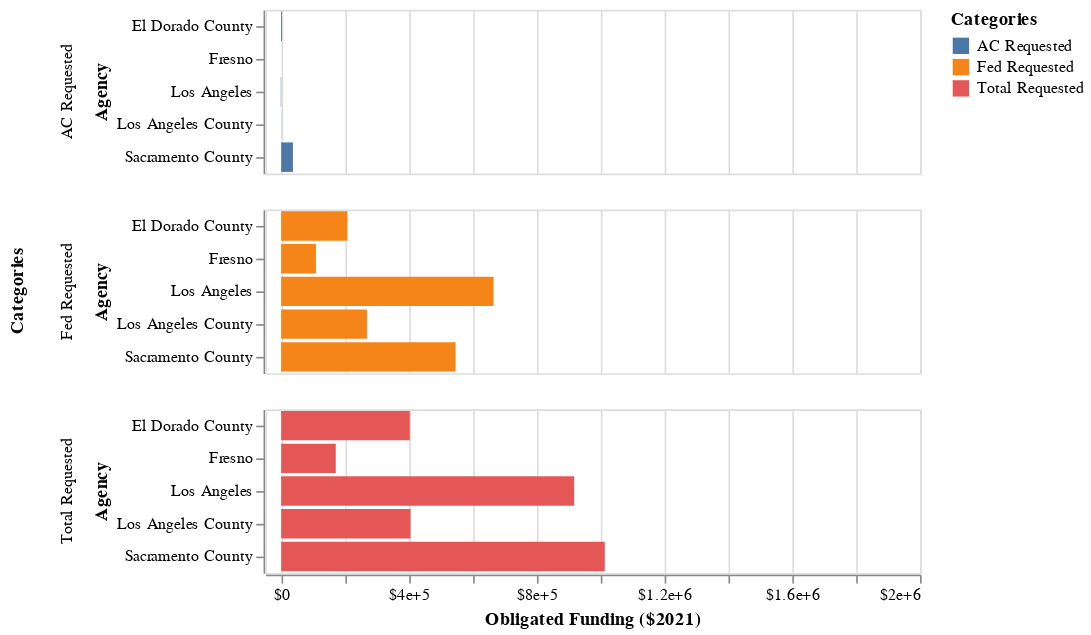
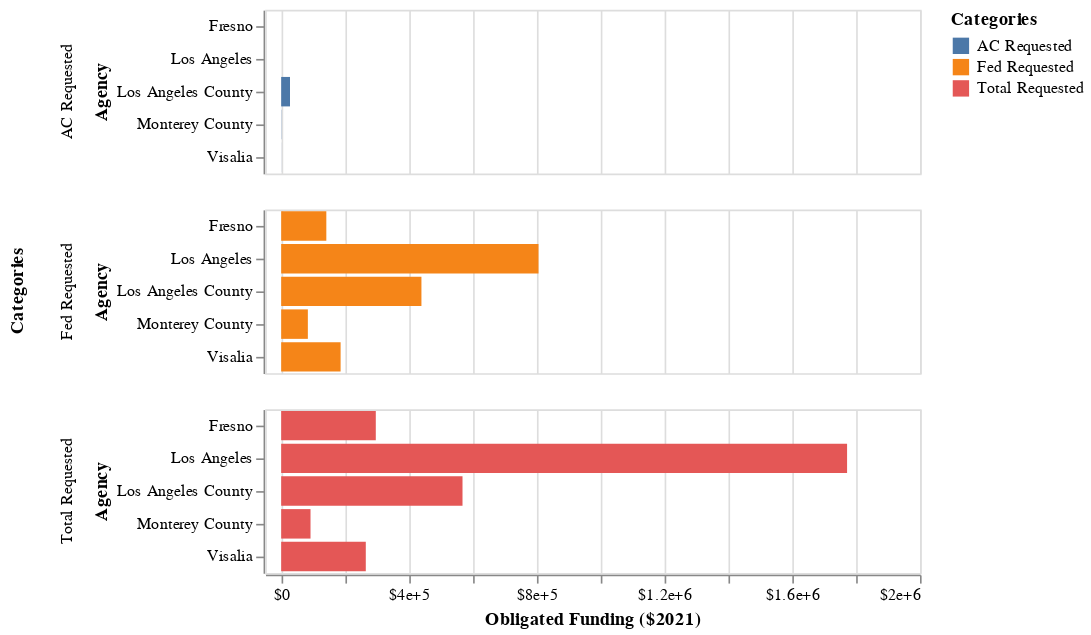
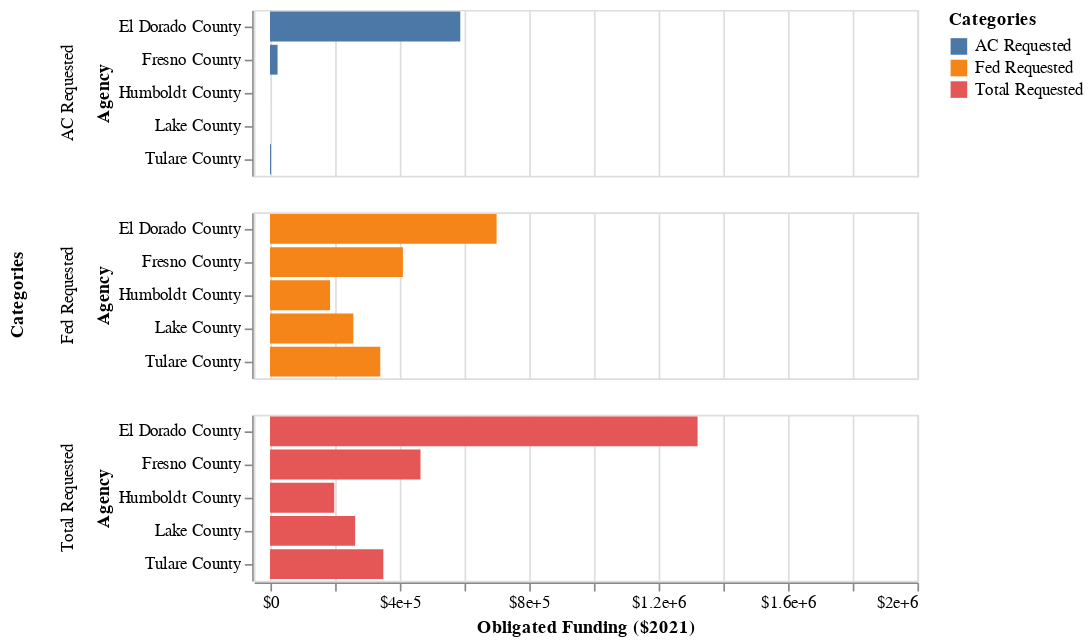
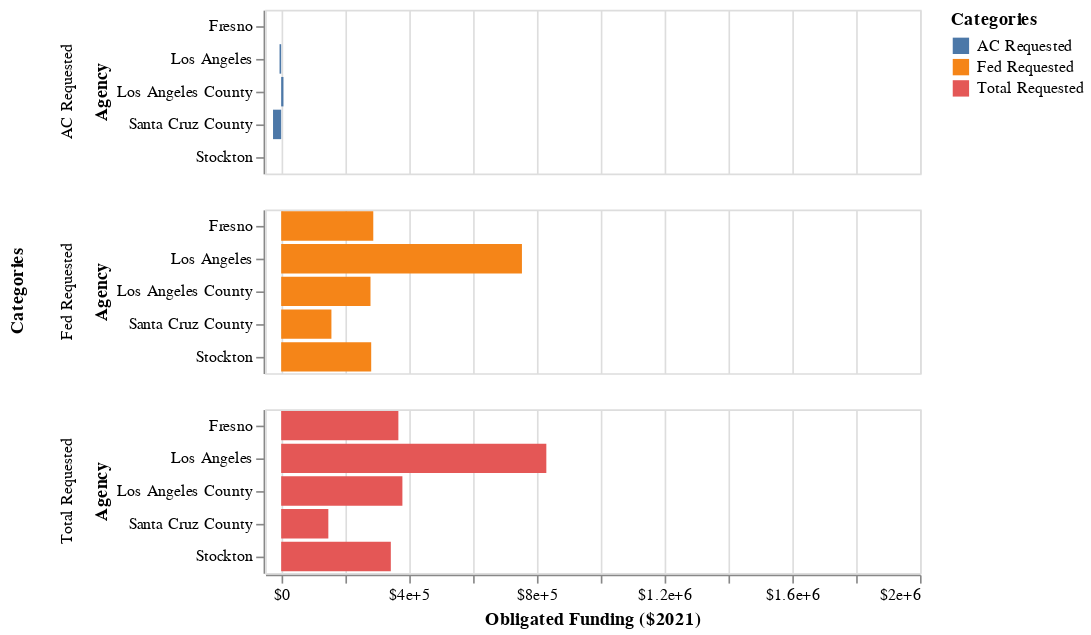

Source (notebook cell) for these figures, in order:
### Code cell
work_cat = ['active_transp', 'transit', 'bridge', 'street','freeway', 'infra_resiliency_er',
       'congestion_relief']

for i in work_cat:
    subset = (df>>filter(_[i]==1))
    subset_2 = ((_dla_utils.find_top(subset))>>filter(_.variable=='primary_agency_name')
            >>select(_.value,_.count)).head(5)
    subset_2['Percent of Category'] = (((subset_2['count'])/(len(subset)))*100)
    subset_2 =subset_2.rename(columns = {'value':'Agency', 'count':f'{_dla_utils.labeling(i)} Obligations'})
    
    
    #generate chart:
    
    subset_3= ((subset.groupby(['primary_agency_name']).agg({i:'sum',
                                                    'process_days':'mean',
                                                    'adjusted_total_requested':'mean',
                                                    'adjusted_fed_requested':'mean',
                                                    'adjusted_ac_requested':'mean'}).reset_index())>>arrange(-_[i])).head(5)
    
    subset_3 =subset_3.rename(columns = {'primary_agency_name':'Agency',
                                         'adjusted_total_requested':'Total Requested',
                                         'adjusted_fed_requested':'Fed Requested',
                                         'adjusted_ac_requested':'AC Requested'})
    
    subset_4 = pd.melt(subset_3, id_vars=['Agency'],
        value_vars=['Total Requested','Fed Requested','AC Requested'],
        var_name='Categories', value_name='value'
       )

    ## following cell block makes it hard to change name
    # subset_4 = (subset_3 >> gather('category', 'value', _.adjusted_total_requested,
    #                 _.adjusted_fed_requested,
    #                 _.adjusted_ac_requested,
    #                 ))
    
    chart = (alt.Chart(subset_4).mark_bar().encode(
        x=alt.X('value', axis=alt.Axis(format='$', title='Obligated Funding ($2021)'), scale=alt.Scale(domain=(-50000, 2000000))),
        y=alt.Y("Agency"),
        color='Categories:N',
        row='Categories:N'
    ))
    
    display(Markdown(f'**Top Agencies using {_dla_utils.labeling(i)} Projects**'))
    display(subset_2.style.format(formatter={('Percent of Category'): "{:.2f}%"}))
    display(chart)

### Figure 1 — Vega-Lite specification as saved in the notebook (floating-point values rounded to 4 significant figures)
{"config": {"view": {"continuousWidth": 400, "continuousHeight": 300}}, "data": {"name": "data-2026d092fa8e700d20bff86e3cedec84"}, "mark": "bar", "encoding": {"color": {"field": "Categories", "type": "nominal"}, "row": {"field": "Categories", "type": "nominal"}, "x": {"axis": {"format": "$", "title": "Obligated Funding ($2021)"}, "field": "value", "scale": {"domain": [-50000, 2000000]}, "type": "quantitative"}, "y": {"field": "Agency", "type": "nominal"}}, "$schema": "https://vega.github.io/schema/vega-lite/v4.17.0.json", "datasets": {"data-2026d092fa8e700d20bff86e3cedec84": [{"Agency": "Los Angeles", "Categories": "Total Requested", "value": 917300.0}, {"Agency": "Sacramento County", "Categories": "Total Requested", "value": 1013000.0}, {"Agency": "Los Angeles County", "Categories": "Total Requested", "value": 404900.0}, {"Agency": "Fresno", "Categories": "Total Requested", "value": 171000.0}, {"Agency": "El Dorado County", "Categories": "Total Requested", "value": 402700.0}, {"Agency": "Los Angeles", "Categories": "Fed Requested", "value": 665000.0}, {"Agency": "Sacramento County", "Categories": "Fed Requested", "value": 546200.0}, {"Agency": "Los Angeles County", "Categories": "Fed Requested", "value": 269000.0}, {"Agency": "Fresno", "Categories": "Fed Requested", "value": 109000.0}, {"Agency": "El Dorado County", "Categories": "Fed Requested", "value": 207700.0}, {"Agency": "Los Angeles", "Categories": "AC Requested", "value": -1212.0}, {"Agency": "Sacramento County", "Categories": "AC Requested", "value": 36820.0}, {"Agency": "Los Angeles County", "Categories": "AC Requested", "value": 368.2}, {"Agency": "Fresno", "Categories": "AC Requested", "value": 0.0}, {"Agency": "El Dorado County", "Categories": "AC Requested", "value": 2717.0}]}}

### Figure 2 — Vega-Lite specification as saved in the notebook (floating-point values rounded to 4 significant figures)
{"config": {"view": {"continuousWidth": 400, "continuousHeight": 300}}, "data": {"name": "data-2b812bbe7ed9048b109d8db706b6456d"}, "mark": "bar", "encoding": {"color": {"field": "Categories", "type": "nominal"}, "row": {"field": "Categories", "type": "nominal"}, "x": {"axis": {"format": "$", "title": "Obligated Funding ($2021)"}, "field": "value", "scale": {"domain": [-50000, 2000000]}, "type": "quantitative"}, "y": {"field": "Agency", "type": "nominal"}}, "$schema": "https://vega.github.io/schema/vega-lite/v4.17.0.json", "datasets": {"data-2b812bbe7ed9048b109d8db706b6456d": [{"Agency": "Los Angeles County", "Categories": "Total Requested", "value": 567700.0}, {"Agency": "Los Angeles", "Categories": "Total Requested", "value": 1772000.0}, {"Agency": "Monterey County", "Categories": "Total Requested", "value": 91880.0}, {"Agency": "Fresno", "Categories": "Total Requested", "value": 296300.0}, {"Agency": "Visalia", "Categories": "Total Requested", "value": 264900.0}, {"Agency": "Los Angeles County", "Categories": "Fed Requested", "value": 439100.0}, {"Agency": "Los Angeles", "Categories": "Fed Requested", "value": 805700.0}, {"Agency": "Monterey County", "Categories": "Fed Requested", "value": 83560.0}, {"Agency": "Fresno", "Categories": "Fed Requested", "value": 141400.0}, {"Agency": "Visalia", "Categories": "Fed Requested", "value": 186100.0}, {"Agency": "Los Angeles County", "Categories": "AC Requested", "value": 27620.0}, {"Agency": "Los Angeles", "Categories": "AC Requested", "value": 0.0}, {"Agency": "Monterey County", "Categories": "AC Requested", "value": 663.1}, {"Agency": "Fresno", "Categories": "AC Requested", "value": 0.0}, {"Agency": "Visalia", "Categories": "AC Requested", "value": 200.9}]}}

### Figure 3 — Vega-Lite specification as saved in the notebook (floating-point values rounded to 4 significant figures)
{"config": {"view": {"continuousWidth": 400, "continuousHeight": 300}}, "data": {"name": "data-c6dc7db4926cf3107cac237d69063262"}, "mark": "bar", "encoding": {"color": {"field": "Categories", "type": "nominal"}, "row": {"field": "Categories", "type": "nominal"}, "x": {"axis": {"format": "$", "title": "Obligated Funding ($2021)"}, "field": "value", "scale": {"domain": [-50000, 2000000]}, "type": "quantitative"}, "y": {"field": "Agency", "type": "nominal"}}, "$schema": "https://vega.github.io/schema/vega-lite/v4.17.0.json", "datasets": {"data-c6dc7db4926cf3107cac237d69063262": [{"Agency": "Tulare County", "Categories": "Total Requested", "value": 350100.0}, {"Agency": "Fresno County", "Categories": "Total Requested", "value": 464900.0}, {"Agency": "Humboldt County", "Categories": "Total Requested", "value": 198400.0}, {"Agency": "El Dorado County", "Categories": "Total Requested", "value": 1321000.0}, {"Agency": "Lake County", "Categories": "Total Requested", "value": 262900.0}, {"Agency": "Tulare County", "Categories": "Fed Requested", "value": 340600.0}, {"Agency": "Fresno County", "Categories": "Fed Requested", "value": 410500.0}, {"Agency": "Humboldt County", "Categories": "Fed Requested", "value": 185400.0}, {"Agency": "El Dorado County", "Categories": "Fed Requested", "value": 700000.0}, {"Agency": "Lake County", "Categories": "Fed Requested", "value": 257500.0}, {"Agency": "Tulare County", "Categories": "AC Requested", "value": 3142.0}, {"Agency": "Fresno County", "Categories": "AC Requested", "value": 23360.0}, {"Agency": "Humboldt County", "Categories": "AC Requested", "value": 75.21}, {"Agency": "El Dorado County", "Categories": "AC Requested", "value": 587800.0}, {"Agency": "Lake County", "Categories": "AC Requested", "value": 0.0}]}}

### Figure 4 — Vega-Lite specification as saved in the notebook (floating-point values rounded to 4 significant figures)
{"config": {"view": {"continuousWidth": 400, "continuousHeight": 300}}, "data": {"name": "data-6157e0f5f09b2121e68d024a830d86b5"}, "mark": "bar", "encoding": {"color": {"field": "Categories", "type": "nominal"}, "row": {"field": "Categories", "type": "nominal"}, "x": {"axis": {"format": "$", "title": "Obligated Funding ($2021)"}, "field": "value", "scale": {"domain": [-50000, 2000000]}, "type": "quantitative"}, "y": {"field": "Agency", "type": "nominal"}}, "$schema": "https://vega.github.io/schema/vega-lite/v4.17.0.json", "datasets": {"data-6157e0f5f09b2121e68d024a830d86b5": [{"Agency": "Santa Cruz County", "Categories": "Total Requested", "value": 147700.0}, {"Agency": "Los Angeles", "Categories": "Total Requested", "value": 830200.0}, {"Agency": "Fresno", "Categories": "Total Requested", "value": 367000.0}, {"Agency": "Los Angeles County", "Categories": "Total Requested", "value": 379500.0}, {"Agency": "Stockton", "Categories": "Total Requested", "value": 343300.0}, {"Agency": "Santa Cruz County", "Categories": "Fed Requested", "value": 157300.0}, {"Agency": "Los Angeles", "Categories": "Fed Requested", "value": 753800.0}, {"Agency": "Fresno", "Categories": "Fed Requested", "value": 288400.0}, {"Agency": "Los Angeles County", "Categories": "Fed Requested", "value": 279700.0}, {"Agency": "Stockton", "Categories": "Fed Requested", "value": 281900.0}, {"Agency": "Santa Cruz County", "Categories": "AC Requested", "value": -25470.0}, {"Agency": "Los Angeles", "Categories": "AC Requested", "value": -5088.0}, {"Agency": "Fresno", "Categories": "AC Requested", "value": 0.0}, {"Agency": "Los Angeles County", "Categories": "AC Requested", "value": 7117.0}, {"Agency": "Stockton", "Categories": "AC Requested", "value": 0.0}]}}
